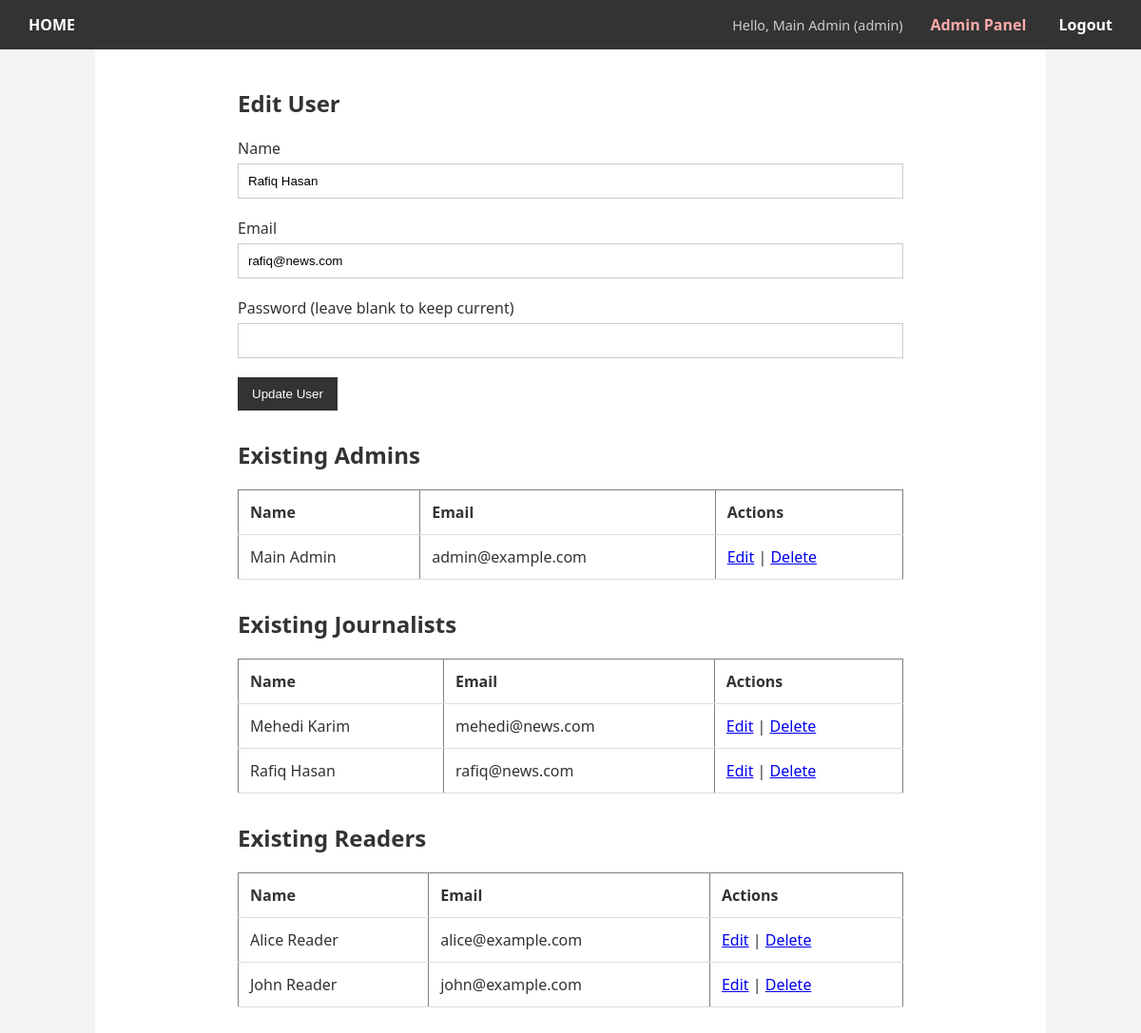
The app's page /manage_users.php?edit=1&role=journalist (signed in) with its own data.
### tables this page shows
CREATE TABLE Journalists (
    journalist_id INT AUTO_INCREMENT PRIMARY KEY,
    journalist_name VARCHAR(150) NOT NULL,
    email VARCHAR(200) UNIQUE NOT NULL,
    password_hash VARCHAR(255) NOT NULL,
    bio TEXT
);

CREATE TABLE Readers (
    reader_id INT AUTO_INCREMENT PRIMARY KEY,
    reader_name VARCHAR(150) NOT NULL,
    email VARCHAR(200) UNIQUE NOT NULL,
    password_hash VARCHAR(255) NOT NULL
);

### manage_users.php (the view, shortened to what this page needs)
<?php
require 'includes/db.php';
require 'includes/header.php';
$edit_user = null;
if (isset($_GET['edit']) && isset($_GET['role'])) {
    $edit_id = (int)$_GET['edit'];
    $role = $_GET['role'];
    if ($role === 'admin') $stmt = $pdo->prepare("SELECT * FROM Admin WHERE admin_id=?");
    elseif ($role === 'journalist') $stmt = $pdo->prepare("SELECT * FROM Journalists WHERE journalist_id=?");
    else $stmt = $pdo->prepare("SELECT * FROM Readers WHERE reader_id=?");
    $stmt->execute([$edit_id]);
    $edit_user = $stmt->fetch();
}
$admins = $pdo->query("SELECT admin_id, admin_name, email FROM Admin ORDER BY admin_name ASC")->fetchAll();
$journalists = $pdo->query("SELECT journalist_id, journalist_name, email FROM Journalists ORDER BY journalist_name ASC")->fetchAll();
$readers = $pdo->query("SELECT reader_id, reader_name, email FROM Readers ORDER BY reader_name ASC")->fetchAll();
?>
<div style="max-width:700px; margin:auto;">
<h2><?php echo $edit_user ? "Edit User" : "Add User"; ?></h2>
<form method="POST" style="margin-bottom:30px;">
    <label>Name</label>
    <input type="text" name="name" value="<?php echo $edit_user ? htmlspecialchars($edit_user['admin_name'] ?? $edit_user['journalist_name'] ?? $edit_user['reader_name']) : ''; ?>" required>
    <label>Email</label>
    <input type="email" name="email" value="<?php echo $edit_user ? htmlspecialchars($edit_user['email']) : ''; ?>" required>
    <label>Password (leave blank to keep current)</label>
    <input type="password" name="password">
    <button type="submit" name="<?php echo $edit_user ? 'edit_user' : 'add_user'; ?>">
        <?php echo $edit_user ? 'Update User' : 'Add User'; ?>
    </button>
</form>
<h2>Existing Admins</h2>
<?php if ($admins) { ?>
<table border="1" cellpadding="5" cellspacing="0" style="width:100%; margin-bottom:30px;">
    <tr><th>Name</th><th>Email</th><th>Actions</th></tr>
    <?php foreach($admins as $a) { ?>
        <tr>
            <td><?php echo htmlspecialchars($a['admin_name']); ?></td>
            <td><?php echo htmlspecialchars($a['email']); ?></td>
            <td>
                <a href="?edit=<?php echo $a['admin_id']; ?>&role=admin">Edit</a> |
                <a href="?delete=<?php echo $a['admin_id']; ?>&role=admin" onclick="return confirm('Delete this admin?')">Delete</a>
            </td>
        </tr>
    <?php } ?>
</table>
<?php } else { echo "<p>No admins found.</p>"; } ?>
<h2>Existing Journalists</h2>
<?php if ($journalists) { ?>
<table border="1" cellpadding="5" cellspacing="0" style="width:100%; margin-bottom:30px;">
    <tr><th>Name</th><th>Email</th><th>Actions</th></tr>
    <?php foreach($journalists as $j) { ?>
        <tr>
            <td><?php echo htmlspecialchars($j['journalist_name']); ?></td>
            <td><?php echo htmlspecialchars($j['email']); ?></td>
            <td>
                <a href="?edit=<?php echo $j['journalist_id']; ?>&role=journalist">Edit</a> |
                <a href="?delete=<?php echo $j['journalist_id']; ?>&role=journalist" onclick="return confirm('Delete this journalist?')">Delete</a>
            </td>
        </tr>
    <?php } ?>
</table>
<?php } else { echo "<p>No journalists found.</p>"; } ?>
<h2>Existing Readers</h2>
<?php if ($readers) { ?>
<table border="1" cellpadding="5" cellspacing="0" style="width:100%; margin-bottom:30px;">
    <tr><th>Name</th><th>Email</th><th>Actions</th></tr>
    <?php foreach($readers as $r) { ?>
        <tr>
            <td><?php echo htmlspecialchars($r['reader_name']); ?></td>
            <td><?php echo htmlspecialchars($r['email']); ?></td>
            <td>
                <a href="?edit=<?php echo $r['reader_id']; ?>&role=reader">Edit</a> |
                <a href="?delete=<?php echo $r['reader_id']; ?>&role=reader" onclick="return confirm('Delete this reader?')">Delete</a>
            </td>
        </tr>
    <?php } ?>
</table>
<?php } else { echo "<p>No readers found.</p>"; } ?>
</div>
</body>
</html>

### css/style.css (style rules this page uses)
body { font-family: 'Segoe UI', Tahoma, Geneva, Verdana, sans-serif; margin: 0; background-color: #f4f4f4; color: #333; }
input, select, textarea { width: 100%; padding: 10px; margin: 5px 0 20px 0; border: 1px solid #ccc; box-sizing: border-box; }
button { background-color: #333; color: white; padding: 10px 15px; border: none; cursor: pointer; }
table { width: 100%; border-collapse: collapse; margin-top: 20px; }
th, td { padding: 12px; border-bottom: 1px solid #ddd; text-align: left; }

### records on screen
journalists: name "Rafiq Hasan", email "rafiq@news.com", journalist_name "Rafiq Hasan"
journalists: journalist_name "Mehedi Karim", email "mehedi@news.com"
readers: reader_name "Alice Reader", email "alice@example.com"
readers: reader_name "John Reader", email "john@example.com"

### other values on screen
$_SESSION['user_name'] "Main Admin"
$_SESSION['role'] "admin"
$a['admin_name'] "Main Admin"
$a['email'] "admin@example.com"
